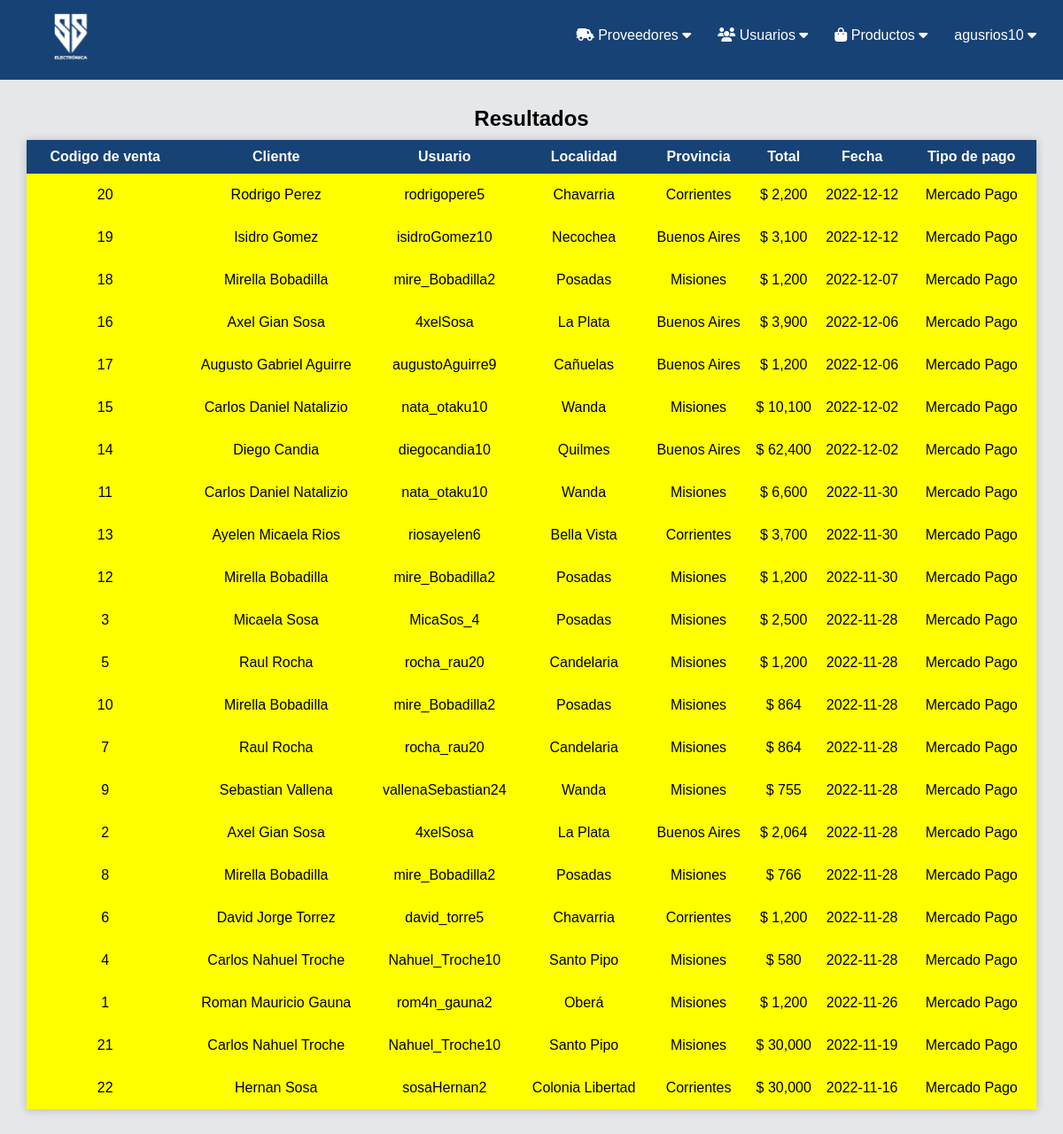
/buscar_ventas.php (signed in), run on the app's committed database.
### tables this page shows
CREATE TABLE `ventas` (
  `idVentas` int(11) NOT NULL,
  `Clientes_idClientes` int(11) NOT NULL,
  `Total` decimal(10,0) DEFAULT NULL,
  `Fecha` date DEFAULT NULL,
  `Tipos_depagos_idTipos_depagos` int(11) NOT NULL
);

CREATE TABLE `clientes` (
  `idClientes` int(11) NOT NULL,
  `Nombre` varchar(80) DEFAULT NULL,
  `Apellido` varchar(80) DEFAULT NULL,
  `Email` varchar(80) DEFAULT NULL,
  `Telefono` varchar(15) DEFAULT NULL,
  `Localidades_idLocalidades` int(11) NOT NULL,
  `Usuario` varchar(45) DEFAULT NULL,
  `Contraseña` varchar(255) DEFAULT NULL,
  `Categorias_usuarios_idCategorias_usuarios` int(11) NOT NULL
);

CREATE TABLE `localidades` (
  `idLocalidades` int(11) NOT NULL,
  `Provincias_idProvincias` int(11) NOT NULL,
  `Localidad` varchar(45) DEFAULT NULL,
  `Codigo_Postal_idCodigo_Postal` int(11) NOT NULL
);

CREATE TABLE `provincias` (
  `idProvincias` int(11) NOT NULL,
  `Desc_provincia` varchar(45) DEFAULT NULL
);

CREATE TABLE `tipos_depagos` (
  `idTipos_depagos` int(11) NOT NULL,
  `Tipo` varchar(45) DEFAULT NULL
);

### buscar_ventas.php (the view, shortened to what this page needs)
<?php
include("conexion.php");
if (isset($_SESSION['UsuarioAdmin'])) {
?>
<!DOCTYPE html>
<html>
<head>
	<link rel="stylesheet" type="text/css" href="style_ventas.css">
</head>
<body>
	<?php
	include("header_admin.php");
	?>
    <?php
	}else{
		header('location: login.php');
	}
	?>
	<?php
	$buscar = $_POST['buscar'];
	$consulta = "SELECT * FROM ventas vent
		INNER JOIN clientes clien ON vent.Clientes_idClientes = clien.idClientes
		INNER JOIN tipos_depagos pago ON vent.Tipos_depagos_idTipos_depagos = pago.idTipos_depagos
		INNER JOIN localidades loca ON clien.Localidades_idLocalidades = loca.idLocalidades
		INNER JOIN provincias prov ON loca.Provincias_idProvincias = prov.idProvincias
		WHERE Nombre LIKE '$buscar' '%' OR Apellido LIKE '$buscar' '%' OR Usuario LIKE '$buscar' '%'
		OR Localidad LIKE '$buscar' '%' OR Desc_provincia LIKE '$buscar' '%'
		ORDER BY Fecha DESC";
	$resultado = mysqli_query($conex, $consulta);
	if (mysqli_num_rows($resultado) > 0) {
	?>
	<div class="row-box">
		<center><h2>Resultados</h2></center>
		<table class="row-box-table">
			<thead>
				<tr>
					<th>Codigo de venta</th>
					<th>Cliente</th>
					<th>Usuario</th>
					<th>Localidad</th>
					<th>Provincia</th>
					<th>Total</th>
					<th>Fecha</th>
					<th>Tipo de pago</th>
				</tr>
			</thead>
			<tbody>
				<?php
					while ($row = mysqli_fetch_array($resultado)) {
				?>
				<tr>
					<td><?php echo $row['idVentas']?></td>
					<td><?php echo $row['Nombre']?> <?php echo $row['Apellido']?></td>
					<td><?php echo $row['Usuario']?></td>
					<td><?php echo $row['Localidad']?></td>
					<td><?php echo $row['Desc_provincia']?></td>
					<td>$ <?php echo number_format($row['Total'])?></td>
					<td><?php echo $row['Fecha']?></td>
					<td><?php echo $row['Tipo']?></td>
				<?php
				}
				?>
				</tr>
			</tbody>
		</table>
		<br><br>
	</div>
	<?php
	}else{
		echo "<br>";
        echo "<center><br><h2>Sin resultados</h2></center>";
    }
    ?>
</body>
</html>

### style_ventas.css (style rules this page uses)
* { margin: 0; padding: 0; font-family: sans-serif; }
html { scroll-behavior: smooth; }
body { background: rgb(229, 231, 233); font-family: sans-serif; }
.row-box { margin-top: 30px; }
.row-box-table { margin-top: 10px; margin-left: auto; margin-right: auto; background-color: yellow; width: 95%; height: 100%; text-align: center; border-collapse: collapse; box-shadow: 0px 1px 10px rgba(0,0,0,0.2); }
tr, th { padding: 10px; }
tbody, tr, td { padding-top: 15px; padding-bottom: 15px; }
thead { background: #174275; color: rgb(254, 254, 254); }

### data on the page
ventas: idVentas "20", clientes.Nombre "Rodrigo", clientes.Apellido "Perez", clientes.Usuario "rodrigopere5", localidades.Localidad "Chavarria", provincias.Desc_provincia "Corrientes", Total "2,200", Fecha "2022-12-12", Tipos_depagos_idTipos_depagos.Tipo "Mercado Pago"
ventas: idVentas "19", clientes.Nombre "Isidro", clientes.Apellido "Gomez", clientes.Usuario "isidroGomez10", localidades.Localidad "Necochea", provincias.Desc_provincia "Buenos Aires", Total "3,100", Fecha "2022-12-12", Tipos_depagos_idTipos_depagos.Tipo "Mercado Pago"
ventas: idVentas "18", clientes.Nombre "Mirella", clientes.Apellido "Bobadilla", clientes.Usuario "mire_Bobadilla2", localidades.Localidad "Posadas", provincias.Desc_provincia "Misiones", Total "1,200", Fecha "2022-12-07", Tipos_depagos_idTipos_depagos.Tipo "Mercado Pago"
ventas: idVentas "16", clientes.Nombre "Axel Gian", clientes.Apellido "Sosa", clientes.Usuario "4xelSosa", localidades.Localidad "La Plata", provincias.Desc_provincia "Buenos Aires", Total "3,900", Fecha "2022-12-06", Tipos_depagos_idTipos_depagos.Tipo "Mercado Pago"
ventas: idVentas "17", clientes.Nombre "Augusto Gabriel", clientes.Apellido "Aguirre", clientes.Usuario "augustoAguirre9", localidades.Localidad "Cañuelas", provincias.Desc_provincia "Buenos Aires", Total "1,200", Fecha "2022-12-06", Tipos_depagos_idTipos_depagos.Tipo "Mercado Pago"
ventas: idVentas "15", clientes.Nombre "Carlos Daniel", clientes.Apellido "Natalizio", clientes.Usuario "nata_otaku10", localidades.Localidad "Wanda", provincias.Desc_provincia "Misiones", Total "10,100", Fecha "2022-12-02", Tipos_depagos_idTipos_depagos.Tipo "Mercado Pago"
ventas: idVentas "14", clientes.Nombre "Diego", clientes.Apellido "Candia", clientes.Usuario "diegocandia10", localidades.Localidad "Quilmes", provincias.Desc_provincia "Buenos Aires", Total "62,400", Fecha "2022-12-02", Tipos_depagos_idTipos_depagos.Tipo "Mercado Pago"
ventas: idVentas "11", clientes.Nombre "Carlos Daniel", clientes.Apellido "Natalizio", clientes.Usuario "nata_otaku10", localidades.Localidad "Wanda", provincias.Desc_provincia "Misiones", Total "6,600", Fecha "2022-11-30", Tipos_depagos_idTipos_depagos.Tipo "Mercado Pago"
ventas: idVentas "13", clientes.Nombre "Ayelen Micaela", clientes.Apellido "Rios", clientes.Usuario "riosayelen6", localidades.Localidad "Bella Vista", provincias.Desc_provincia "Corrientes", Total "3,700", Fecha "2022-11-30", Tipos_depagos_idTipos_depagos.Tipo "Mercado Pago"
ventas: idVentas "12", clientes.Nombre "Mirella", clientes.Apellido "Bobadilla", clientes.Usuario "mire_Bobadilla2", localidades.Localidad "Posadas", provincias.Desc_provincia "Misiones", Total "1,200", Fecha "2022-11-30", Tipos_depagos_idTipos_depagos.Tipo "Mercado Pago"
ventas: idVentas "3", clientes.Nombre "Micaela", clientes.Apellido "Sosa", clientes.Usuario "MicaSos_4", localidades.Localidad "Posadas", provincias.Desc_provincia "Misiones", Total "2,500", Fecha "2022-11-28", Tipos_depagos_idTipos_depagos.Tipo "Mercado Pago"
ventas: idVentas "5", clientes.Nombre "Raul", clientes.Apellido "Rocha", clientes.Usuario "rocha_rau20", localidades.Localidad "Candelaria", provincias.Desc_provincia "Misiones", Total "1,200", Fecha "2022-11-28", Tipos_depagos_idTipos_depagos.Tipo "Mercado Pago"
ventas: idVentas "10", clientes.Nombre "Mirella", clientes.Apellido "Bobadilla", clientes.Usuario "mire_Bobadilla2", localidades.Localidad "Posadas", provincias.Desc_provincia "Misiones", Total "864", Fecha "2022-11-28", Tipos_depagos_idTipos_depagos.Tipo "Mercado Pago"
ventas: idVentas "7", clientes.Nombre "Raul", clientes.Apellido "Rocha", clientes.Usuario "rocha_rau20", localidades.Localidad "Candelaria", provincias.Desc_provincia "Misiones", Total "864", Fecha "2022-11-28", Tipos_depagos_idTipos_depagos.Tipo "Mercado Pago"
ventas: idVentas "9", clientes.Nombre "Sebastian", clientes.Apellido "Vallena", clientes.Usuario "vallenaSebastian24", localidades.Localidad "Wanda", provincias.Desc_provincia "Misiones", Total "755", Fecha "2022-11-28", Tipos_depagos_idTipos_depagos.Tipo "Mercado Pago"
ventas: idVentas "2", clientes.Nombre "Axel Gian", clientes.Apellido "Sosa", clientes.Usuario "4xelSosa", localidades.Localidad "La Plata", provincias.Desc_provincia "Buenos Aires", Total "2,064", Fecha "2022-11-28", Tipos_depagos_idTipos_depagos.Tipo "Mercado Pago"
ventas: idVentas "8", clientes.Nombre "Mirella", clientes.Apellido "Bobadilla", clientes.Usuario "mire_Bobadilla2", localidades.Localidad "Posadas", provincias.Desc_provincia "Misiones", Total "766", Fecha "2022-11-28", Tipos_depagos_idTipos_depagos.Tipo "Mercado Pago"
ventas: idVentas "6", clientes.Nombre "David Jorge", clientes.Apellido "Torrez", clientes.Usuario "david_torre5", localidades.Localidad "Chavarria", provincias.Desc_provincia "Corrientes", Total "1,200", Fecha "2022-11-28", Tipos_depagos_idTipos_depagos.Tipo "Mercado Pago"
ventas: idVentas "4", clientes.Nombre "Carlos Nahuel", clientes.Apellido "Troche", clientes.Usuario "Nahuel_Troche10", localidades.Localidad "Santo Pipo", provincias.Desc_provincia "Misiones", Total "580", Fecha "2022-11-28", Tipos_depagos_idTipos_depagos.Tipo "Mercado Pago"
ventas: idVentas "1", clientes.Nombre "Roman Mauricio", clientes.Apellido "Gauna", clientes.Usuario "rom4n_gauna2", localidades.Localidad "Oberá", provincias.Desc_provincia "Misiones", Total "1,200", Fecha "2022-11-26", Tipos_depagos_idTipos_depagos.Tipo "Mercado Pago"
ventas: idVentas "21", clientes.Nombre "Carlos Nahuel", clientes.Apellido "Troche", clientes.Usuario "Nahuel_Troche10", localidades.Localidad "Santo Pipo", provincias.Desc_provincia "Misiones", Total "30,000", Fecha "2022-11-19", Tipos_depagos_idTipos_depagos.Tipo "Mercado Pago"
ventas: idVentas "22", clientes.Nombre "Hernan", clientes.Apellido "Sosa", clientes.Usuario "sosaHernan2", localidades.Localidad "Colonia Libertad", provincias.Desc_provincia "Corrientes", Total "30,000", Fecha "2022-11-16", Tipos_depagos_idTipos_depagos.Tipo "Mercado Pago"

### other printed values
$_SESSION['UsuarioAdmin'] "agusrios10"
